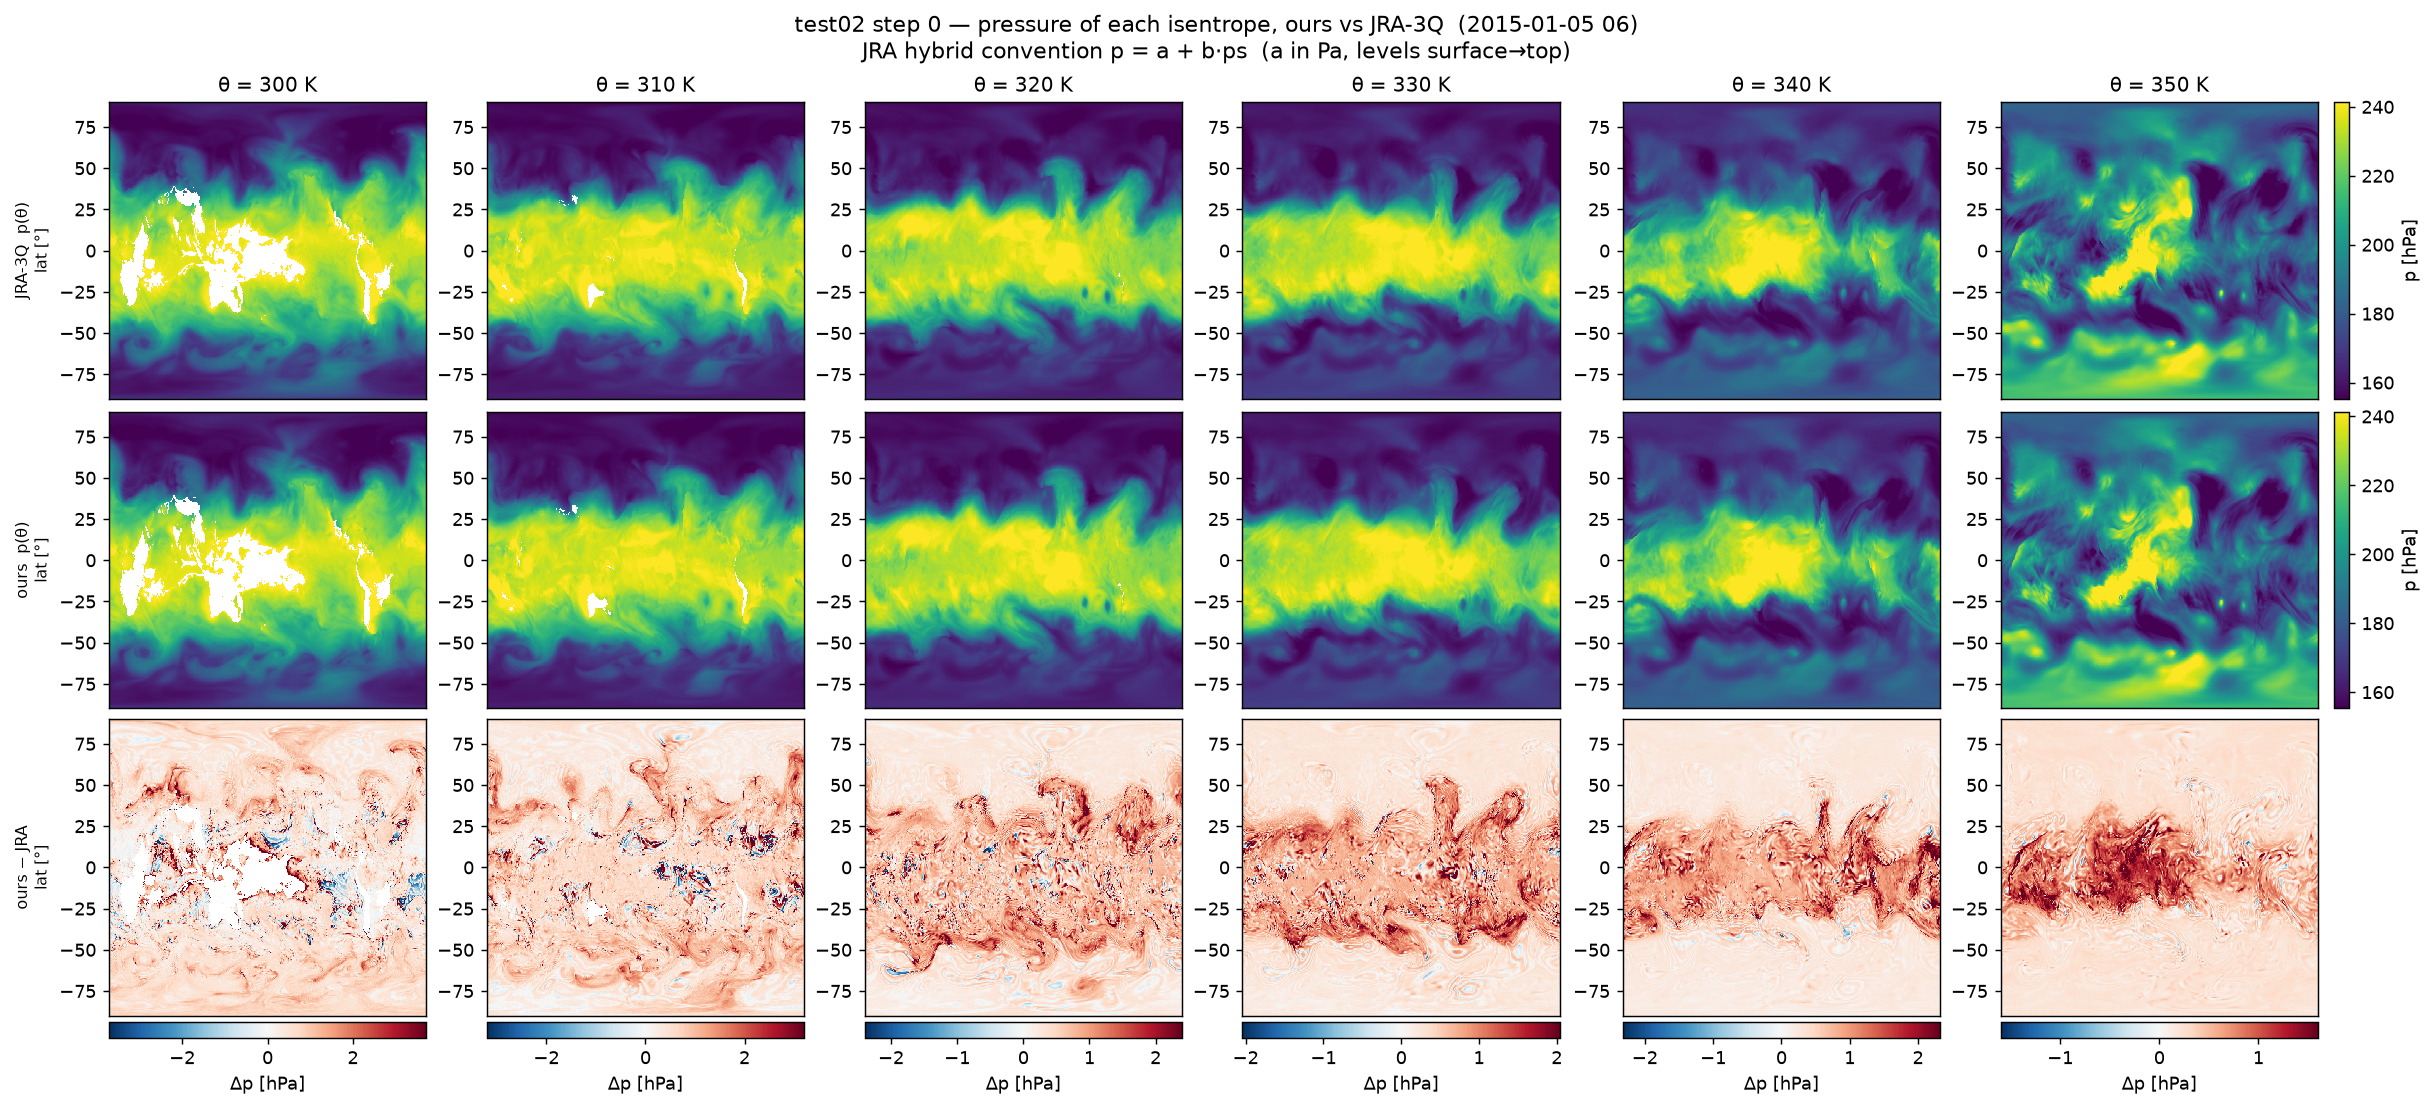

This chart was generated by the following Python code:
#!/usr/bin/env python3
"""test02 step 0 — p(theta) geometry check against JRA-3Q.

The cheapest and most localising test in the suite: it uses only the hybrid
coefficients, surface pressure and temperature, and compares the pressure of each
isentrope against JRA-3Q's own `anl_isentrop/pres`.  No PV, no spherical
harmonics, so a failure here can only come from the vertical coordinate -- which
is exactly the piece that differs between JRA and CAM:

    JRA-3Q :  p = a + b*ps          a in Pa,          levels surface -> top
    CAM    :  p = hyam*P0 + hybm*ps hyam dimensionless, levels top -> surface

Getting `a` wrong fails loudly (~1e9 Pa).  Getting the level ORDER wrong fails
silently, because the interpolators only require monotonicity, not a direction --
a flipped profile still interpolates, just to the wrong answer.  This step is what
catches that.

Run:  python step00_pressure_geometry.py [--date 2015-01-05T06]
"""
from __future__ import annotations

import argparse
import glob
import os
import sys

import cftime
import matplotlib
matplotlib.use("Agg")
import matplotlib.pyplot as plt
import netCDF4 as nc
import numpy as np

sys.path.insert(0, os.path.dirname(os.path.dirname(os.path.abspath(__file__))))
from src.ertel_pv import KAPPA, P0                     # noqa: E402

os.environ.setdefault("HDF5_USE_FILE_LOCKING", "FALSE")

JRA = "/glade/campaign/collections/rda/data/d640000"
OUT = os.path.dirname(os.path.abspath(__file__))
THETA_CHECK = np.array([300., 310., 320., 330., 340., 350.])


def _masked_to_nan(x):
    """netCDF4 hands back masked arrays; `np.asarray` on one exposes the RAW FILL
    VALUE (~1e20) as if it were data.  JRA's `pres-theta` is missing wherever the
    isentrope is below ground -- common at 300/310 K over terrain, never at 320 K
    and above -- so a naive conversion produced 1e15 hPa "biases" at exactly the
    two lowest theta levels while everything above looked perfect.  Convert
    explicitly."""
    return np.ma.filled(np.ma.masked_invalid(np.ma.asarray(x)).astype(np.float64), np.nan)


def _open_at(pattern, varname, when):
    """Open the file in `pattern` covering `when` and return (var, time index)."""
    for f in sorted(glob.glob(pattern)):
        d = nc.Dataset(f)
        tv = d.variables["time"]
        dates = cftime.num2date(tv[:], tv.units, getattr(tv, "calendar", "standard"))
        hit = np.nonzero(np.array([str(x)[:13] for x in dates]) == str(when)[:13])[0]
        if hit.size:
            return d, int(hit[0]), f
        d.close()
    raise SystemExit(f"{when} not found in {pattern}")


def main():
    ap = argparse.ArgumentParser()
    ap.add_argument("--date", default="2015-01-05 06")
    args = ap.parse_args()
    when = args.date.replace("T", " ")
    ym = when[:4] + when[5:7]

    d_t, k_t, f_t = _open_at(f"{JRA}/anl_mdl/{ym}/*tmp-hyb-an-gauss*", "tmp", when)
    d_p, k_p, f_p = _open_at(f"{JRA}/anl_surf/{ym}/*pres-sfc-an-gauss*", "pres", when)
    d_i, k_i, f_i = _open_at(f"{JRA}/anl_isentrop/{ym}/*pres-theta-an-gauss*", "pres", when)

    a = np.asarray(d_t.variables["a_hybrid_level"][:], dtype=np.float64)    # Pa
    b = np.asarray(d_t.variables["b_hybrid_level"][:], dtype=np.float64)    # 1
    T = _masked_to_nan(d_t.variables["tmp-hyb-an-gauss"][k_t])
    ps = _masked_to_nan(d_p.variables["pres-sfc-an-gauss"][k_p])
    lat = np.asarray(d_t.variables["lat"][:], dtype=np.float64)

    th_jra = np.asarray(d_i.variables["isentropic_level"][:], dtype=np.float64)
    p_jra = _masked_to_nan(d_i.variables["pres-theta-an-gauss"][k_i])

    print(f"time      : {when}")
    print(f"hybrid    : {len(a)} levels, a[0]={a[0]:.3f} Pa b[0]={b[0]:.4f} "
          f"-> {'surface' if b[0] > b[-1] else 'top'} first")
    print(f"grid      : {T.shape}   ps {ps.shape}   JRA p(theta) {p_jra.shape}")

    # JRA convention -- NOT the CAM one
    p3d = a[:, None, None] + b[:, None, None] * ps[None, :, :]
    theta = T * (P0 / p3d) ** KAPPA

    # interpolate pressure onto the theta surfaces, per column, in log p
    sys.path.insert(0, "/glade/derecho/scratch/kenyan/01_cesm_processing/06_isentropic_clim")
    from pv_isentropic import interp_monotonic
    idx = [int(np.argmin(np.abs(th_jra - t))) for t in THETA_CHECK]
    p_ours = interp_monotonic(p3d, theta, THETA_CHECK, log=True)

    print(f"\n{'theta[K]':>9} {'n valid':>9} {'bias [hPa]':>12} {'RMSE [hPa]':>12} "
          f"{'rel RMSE':>10} {'corr':>7}")
    rows = []
    for n, t in enumerate(THETA_CHECK):
        ours = p_ours[n] / 100.0
        ref = p_jra[idx[n]] / 100.0
        ok = np.isfinite(ours) & np.isfinite(ref) & (ref > 0) & (ref < 1200.0)
        if ok.sum() < 100:
            print(f"{t:9.0f} {ok.sum():9d}   (too few valid points)")
            continue
        dif = ours[ok] - ref[ok]
        rmse = float(np.sqrt(np.mean(dif ** 2)))
        corr = float(np.corrcoef(ours[ok], ref[ok])[0, 1])
        rel = rmse / float(np.mean(ref[ok]))
        rows.append((t, ok.sum(), dif.mean(), rmse, rel, corr))
        print(f"{t:9.0f} {ok.sum():9d} {dif.mean():12.3f} {rmse:12.3f} "
              f"{100*rel:9.2f}% {corr:7.4f}")

    # figure
    fig, axes = plt.subplots(3, len(THETA_CHECK), figsize=(3.1 * len(THETA_CHECK), 8.4),
                             constrained_layout=True)
    for n, t in enumerate(THETA_CHECK):
        ours = p_ours[n] / 100.0
        ref = p_jra[idx[n]] / 100.0
        vmin, vmax = np.nanpercentile(ref, [2, 98])
        for r, (fld, ttl, cmap, lim) in enumerate((
                (ref, "JRA-3Q  p(θ)", "viridis", (vmin, vmax)),
                (ours, "ours  p(θ)", "viridis", (vmin, vmax)),
                (ours - ref, "ours − JRA", "RdBu_r", None))):
            ax = axes[r, n]
            kw = dict(cmap=cmap)
            if lim:
                kw.update(vmin=lim[0], vmax=lim[1])
            else:
                m = np.nanpercentile(np.abs(fld), 99)
                kw.update(vmin=-m, vmax=m)
            im = ax.pcolormesh(np.arange(fld.shape[1]), lat, fld, shading="auto", **kw)
            if r == 0:
                ax.set_title(f"θ = {t:.0f} K", fontsize=11)
            if n == 0:
                ax.set_ylabel(f"{ttl}\nlat [°]", fontsize=9)
            ax.set_xticks([])
            if r == 2:
                fig.colorbar(im, ax=ax, orientation="horizontal", pad=0.02,
                             label="Δp [hPa]")
            elif n == len(THETA_CHECK) - 1:
                fig.colorbar(im, ax=ax, label="p [hPa]")
    fig.suptitle(f"test02 step 0 — pressure of each isentrope, ours vs JRA-3Q  ({when})\n"
                 f"JRA hybrid convention p = a + b·ps  (a in Pa, levels surface→top)",
                 fontsize=12)
    png = os.path.join(OUT, "step00_pressure_geometry.png")
    fig.savefig(png, dpi=130, bbox_inches="tight")
    print(f"\nwrote {png}")

    worst = max((r[4] for r in rows), default=np.inf)
    print(f"\nGATE: worst relative RMSE = {100*worst:.2f}%  "
          f"{'PASS' if worst < 0.02 else 'FAIL — check the hybrid convention/level order'}")
    for d in (d_t, d_p, d_i):
        d.close()


if __name__ == "__main__":
    main()
